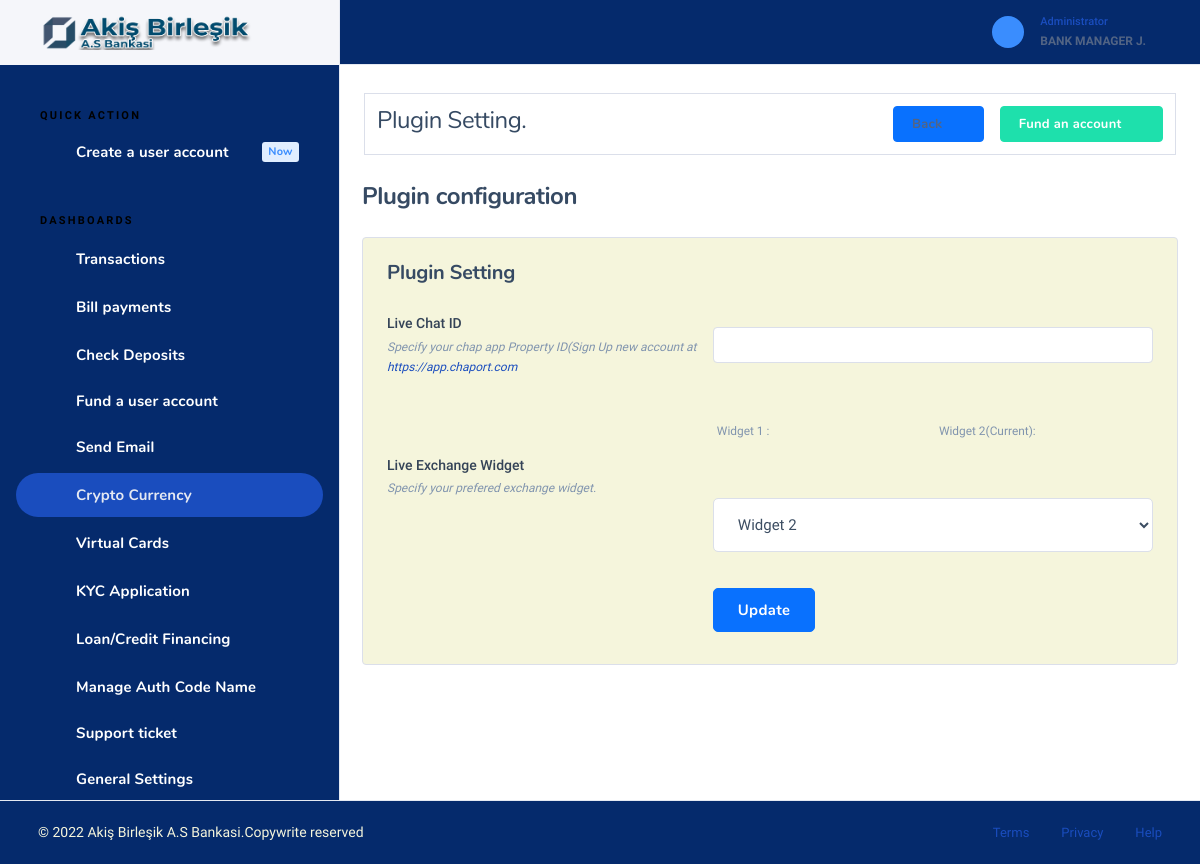
/myaccount/admin/plugins.php (signed in), run on the app's committed database.
### tables this page shows
CREATE TABLE `setting` (
  `id` int(11) NOT NULL,
  `name` varchar(150) NOT NULL,
  `logo` varchar(150) NOT NULL,
  `address` varchar(150) NOT NULL,
  `email` varchar(150) NOT NULL,
  `phone` varchar(150) NOT NULL,
  `favicon` varchar(150) NOT NULL,
  `tagline` varchar(150) NOT NULL,
  `register` varchar(150) NOT NULL,
  `darklogo` varchar(150) NOT NULL,
  `description` varchar(700) NOT NULL DEFAULT 'This Credit Union is federally-insured by the National Credit Union Administration. We do business in accordance with the Fair Housing Law and Equal opportunity Credit Act.',
  `seo` varchar(150) NOT NULL,
  `footerlogo` varchar(150) NOT NULL DEFAULT 'footlogo.png',
  `securityalert` varchar(150) NOT NULL,
  `stockrate` varchar(5505) NOT NULL DEFAULT '<script type="text/javascript" src="https://s3.tradingview.com/external-embedding/embed-widget-ticker-tape.js" async="">                                                                         {                                                                             "symbols"                                                                         :                                                                             [                                                                                 {                                                                                     "title": "S&P 500",                                                                                     "proName": "OANDA:SPX500USD"                                                                                 },                                                                                 {                                                                                     "title": "Nasdaq 100",                                                                                     "proName": "OANDA:NAS100USD"                                                                                 },                                                                                 {                                                                                     "title": "EUR/USD",                                                                                     "proName": "FX_IDC:EURUSD"                                                                                 },                                                                                 {                                                                                     "title": "BTC/USD",                                                                                     "proName": "BITSTAMP:BTCUSD"                                                                                 },                                                                                 {                                                                                     "title": "ETH/USD",                                                                                     "proName": "BITSTAMP:ETHUSD"                                                                                 },                                                                                 {                                                                                     "description": "AAPL",                                                                                     "proName": "NASDAQ:AAPL"                                                                                 },                                                                                 {                                                                                     "description": "MICROSOFT",                                                                                     "proName": "NASDAQ:MSFT"                                                                                 }                                                                             ],                                                                                 "colorTheme"                                                                         :                                                                             "dark",                                                                                 "isTransparent"                                                                         :                                                                             false,                                                                                 "displayMode"                                                                         :                                                                             "compact",                                                                                 "locale"                                                                         :                                                                             "en"                                                                         }                                                                     </script>',
  `stockrate2` varchar(1000) NOT NULL DEFAULT '    <iframe             src="//www.exchangerates.org.uk/widget/ER-LRTICKER.php?w=1400&amp;s=1&amp;mc=GBP&amp;mbg=F0F0F0&amp;bs=yes&amp;bc=000044&amp;f=verdana&amp;fs=10px&amp;fc=000044&amp;lc=000044&amp;lhc=FE9A00&amp;vc=FE9A00&amp;vcu=008000&amp;vcd=FF0000&amp;"             width="1400" height="30" frameborder="0" scrolling="no" marginwidth="0" marginheight="0"></iframe>',
  `stock` int(11) NOT NULL DEFAULT 1,
  `money` varchar(50) NOT NULL DEFAULT 'USD',
  `country` varchar(50) NOT NULL DEFAULT 'United States',
  `visa_picture` varchar(150) NOT NULL,
  `tawk` varchar(500) NOT NULL,
  `shortname` varchar(150) NOT NULL DEFAULT 'Rednerbank',
  `blocked_msg` varchar(500) NOT NULL DEFAULT 'Dear Customer, we have discovered suspicious activities on your account. An unauthorized IP address attempted to carry out a transaction on your account. Consequently, your account has been flagged by our risk assessment department. kindly visit our nearest branch with your identification card and utility bill to confirm your identity before it can be reactivated. For more information, kindly contact our online customer care representatives.',
  `crypto` int(11) NOT NULL DEFAULT 1,
  `blocked_title` varchar(150) NOT NULL DEFAULT 'Account Suspended',
  `imfmsg` varchar(1000) NOT NULL DEFAULT 'You need to provide your IMF code before you can continue with this transaction.<br>                                                 You visit any of our nearest branch or contact our online customer care representative, they will help you with the appropriate IMF code for this transaction.',
  `cotmsg` varchar(1000) NOT NULL DEFAULT 'You need to provide your COT code before you can continue with this transaction. You can visit any of our nearest branch or contact our online customer care representative, they will help you with the appropriate COT code for this transaction.',
  `icmsg` text DEFAULT NULL,
  `tinmsg` text DEFAULT NULL,
  `tacmsg` text DEFAULT NULL,
  `charges` varchar(11) NOT NULL DEFAULT '0.3',
  `wiremsg` varchar(500) NOT NULL,
  `localmsg` varchar(500) NOT NULL,
  `cot_imf_counter` int(11) NOT NULL DEFAULT 5,
  `cot_error` varchar(500) NOT NULL DEFAULT 'Your account have been temporarily suspended for providing the wrong COT code, We are always committed to safe guarding your funds and therefore this is the right decision we can take for now. For more information, kindly contact our live customer care representatives.',
  `imf_error` varchar(500) NOT NULL DEFAULT 'Your account have been temporarily suspended for providing the wrong IMF code, We are always committed to safe guarding your funds and therefore this is the right decision we can take for now. For more information, kindly contact our live customer care representatives.',
  `enable_cot_imf` varchar(20) NOT NULL DEFAULT 'Yes',
  `rest_msg` varchar(1000) NOT NULL DEFAULT 'Your  account was temporary restricted from carrying out transaction via our online banking channel, Kindly visit any of our nearest branch to resolve this issue. For more information, kindly contact our online customer care representative.',
  `userstac` varchar(50) NOT NULL DEFAULT '1999',
  `usersic` varchar(50) NOT NULL DEFAULT '1999',
  `userstin` varchar(50) NOT NULL DEFAULT '1999',
  `enable_tin_ic_tac` varchar(20) NOT NULL DEFAULT 'Yes',
  `enable_tac` varchar(20) NOT NULL DEFAULT 'Yes',
  `enable_ic` varchar(20) NOT NULL DEFAULT 'Yes',
  `enable_tin` varchar(20) NOT NULL DEFAULT 'Yes',
  `former` varchar(150) NOT NULL DEFAULT 'Yes',
  `bots` int(10) NOT NULL DEFAULT 1,
  `site_url` varchar(50) NOT NULL,
  `kyc` int(11) NOT NULL DEFAULT 1,
  `loan` int(11) NOT NULL DEFAULT 1,
  `visual_card` int(11) NOT NULL DEFAULT 1,
  `theme` varchar(80) NOT NULL DEFAULT 'light'
);

CREATE TABLE `users` (
  `id` int(11) NOT NULL,
  `username` varchar(150) DEFAULT NULL,
  `password` text DEFAULT NULL,
  `salt` text NOT NULL,
  `email` varchar(150) DEFAULT NULL,
  `phone` varchar(150) DEFAULT NULL,
  `firstname` varchar(150) DEFAULT NULL,
  `middlename` varchar(150) DEFAULT 'None',
  `lastname` varchar(150) DEFAULT NULL,
  `dob` varchar(150) DEFAULT NULL,
  `gender` varchar(50) DEFAULT NULL,
  `passport` varchar(150) DEFAULT NULL,
  `address` varchar(150) DEFAULT NULL,
  `state` varchar(150) DEFAULT NULL,
  `city` varchar(150) DEFAULT NULL,
  `country` varchar(150) DEFAULT NULL,
  `accountnumber` varchar(150) DEFAULT NULL,
  `accountbalance` double NOT NULL,
  `accounttype` varchar(150) DEFAULT NULL,
  `securityquestion` varchar(150) DEFAULT NULL,
  `answer` varchar(150) DEFAULT NULL,
  `ssn` int(150) DEFAULT NULL,
  `maidensname` varchar(150) DEFAULT NULL,
  `status` varchar(150) DEFAULT NULL,
  `datecreated` varchar(150) DEFAULT NULL,
  `approve` int(11) NOT NULL DEFAULT 0,
  `title` varchar(50) DEFAULT NULL,
  `dayOFBirth` varchar(50) DEFAULT NULL,
  `monthOfBirth` varchar(50) DEFAULT NULL,
  `yearOfBirth` varchar(50) DEFAULT NULL,
  `zipcode` varchar(50) DEFAULT NULL,
  `occupation` varchar(50) DEFAULT NULL,
  `income` varchar(50) DEFAULT NULL,
  `nextOfKIn` varchar(50) DEFAULT NULL,
  `secretCode` varchar(50) DEFAULT NULL,
  `nickname` varchar(50) DEFAULT NULL,
  `tfa` varchar(20) DEFAULT NULL,
  `usercurrency` varchar(50) NOT NULL DEFAULT 'USD',
  `next_address` varchar(150) DEFAULT NULL,
  `next_relationship` varchar(150) DEFAULT NULL,
  `next_age` varchar(150) DEFAULT NULL,
  `securityquestion2` varchar(150) DEFAULT NULL,
  `answer2` varchar(150) DEFAULT NULL,
  `email_verify` int(20) NOT NULL DEFAULT 0,
  `email_code` varchar(200) DEFAULT NULL,
  `cot` varchar(50) NOT NULL DEFAULT '00',
  `imf` varchar(50) NOT NULL DEFAULT '00',
  `daily_limit` varchar(120) NOT NULL DEFAULT '5000',
  `blocktransfer` int(11) NOT NULL DEFAULT 1,
  `allowtransfer` int(11) NOT NULL DEFAULT 1,
  `theme` varchar(80) NOT NULL DEFAULT 'dark'
);

### myaccount/admin/plugins.php (the view, shortened to what the rows shown need)
<?php include("header.php"); ?>
<div class="nk-content">
                  <div class="nk-block nk-block-lg">
                                   <div class="card card-bordered">
                                       <div class="card-inner">
                                           <form action="#" class="gy-3">
                                                 <div class="row g-3 align-center">
                                                   <div class="col-lg-7">
                                                       <div class="form-group">
                                                           <div class="form-control-wrap">
                                                               <select type="text" class="form-control form-control-xl" id="stockrate" value="" name="stockrate">
                                                                   <?php if($stockrate == $rate1){
                                                                       echo "<option value='1' selected>Widget 1</option>";
                                                                   }else{
                                                                    echo "<option value='2' selected>Widget 2</option>";
                                                                   } ?>
                                                               </select>
                                                           </div>
                                                       </div>
                                                   </div>
                                               </div>
                                           </form>
                                       </div>
                                   </div>
                               </div>
                           </div>
                       </div>
                   </div>
<?php include("footer.php") ?>

### myaccount/admin/header.php (shortened to what the rows shown need)
<?php include("../scripts/functions.php");
?>
<!DOCTYPE html>
<html lang="zxx" class="js">
 <head>
    <link rel="stylesheet" href="../scss/sweetalert.css">
    <link rel="stylesheet" href="../assets/css/dashlite.css?ver=2.4.0">
    <link id="skin-default" rel="stylesheet" href="../assets/css/theme.css?ver=2.4.0">
     <link rel="stylesheet" type="text/css" href="../assets/css/libs/fontawesome-icons.css">
     <link href="../css/toastr.css" rel="stylesheet"/>
      <link rel="stylesheet" href="https://www.jqueryscript.net/demo/jQuery-International-Telephone-Input-With-Flags-Dial-Codes/build/css/intlTelInput.css">
   </head>
<body class="nk-body bg-white has-sidebar <?php if($theme_mode == "dark"){
  echo "dark-mode";
}
?>">
    <div class="nk-app-root">
        <div class="nk-main ">
            <div class="nk-sidebar nk-sidebar-fixed " data-content="sidebarMenu">
                <div class="nk-sidebar-element nk-sidebar-head">
                    <div class="nk-sidebar-brand">
                        <a href="account_manager" class="logo-link nk-sidebar-logo">
                            <img class="logo-dark logo-img" src="../<?php echo$logo ?>" srcset="../<?php echo$logo ?> 2x" alt="logo-dark">
                        </a>
                    </div>
                </div>
            </div>
            <div class="nk-wrap ">
                <div class="nk-header nk-header-fixed is-light">
                    <div class="container-fluid">
                        <div class="nk-header-wrap">
                            <div class="nk-header-tools">
                                <ul class="nk-quick-nav">
                                    <li class="dropdown user-dropdown">
                                        <a href="#" class="dropdown-toggle" data-toggle="dropdown">
                                            <div class="user-toggle">
                                                <div class="user-info d-none d-md-block">
                                                    <div class="user-status">Administrator</div>
                                                    <div class="user-name dropdown-indicator"><?php echo "$adfirstname $admiddlename $adlastname"; ?></div>
                                                </div>
                                            </div>
                                        </a>
                                    </li>
                                </ul>
                            </div>
                        </div>
                    </div>
                </div>

### myaccount/admin/footer.php (shortened to what the rows shown need)
<div class="nk-footer nk-footer-fluid">
                    <div class="container-fluid">
                        <div class="nk-footer-wrap">
                            <div class="nk-footer-copyright"> &copy; <?php echo date("Y"); ?> <?php echo $sitename ?>.<a href="#">Copywrite reserved</a>
                            </div>
                            <div class="nk-footer-links">
                                <ul class="nav nav-sm">
                                </ul>
                            </div>
                        </div>
                    </div>
                </div>
            </div>
</body>
</html>

### data on the page
setting: logo (picture), stockrate "Widget 2", name "Akiş Birleşik A.S Bankasi"
users: firstname "BANK", middlename "MANAGER", lastname "J."
